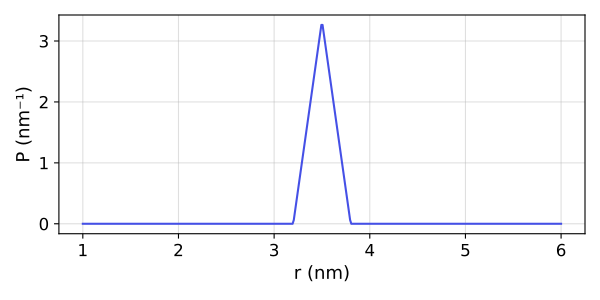

Here is the Python script that generated this plot:
import deerlab as dl
import matplotlib.pyplot as plt 
import numpy as np 

model = dl.dd_triangle
r = np.linspace(1,6,400)
par0 = model.getmetadata()['par0']
P = model(r,*par0)
plt.figure(figsize=[6,3])
plt.plot(r,P,color='#4550e6')
plt.xlabel('r (nm)',fontsize=13)
plt.ylabel('P (nm⁻¹)',fontsize=13)
plt.grid(alpha=0.4)
plt.tick_params(labelsize=12)
plt.tick_params(labelsize=12)
plt.tight_layout()
plt.show()
